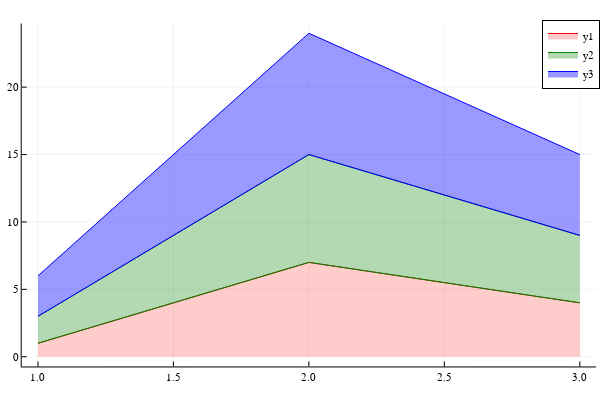

The cell this chart's notebook holds for it:
### Code cell
areaplot(1:3, [1 2 3; 7 8 9; 4 5 6], seriescolor = [:red :green :blue], fillalpha = [0.2 0.3 0.4])

### Figure 1 — Plotly figure (JSON) as saved in the notebook; plotly's stock layout.template omitted (floating-point values rounded to 4 significant figures)
{"data": [{"colorbar": {"len": 0.9525, "title": "", "x": 0.9934, "y": 0.5139}, "fill": "tozeroy", "fillcolor": "rgba(255, 0, 0, 0.200)", "legendgroup": "y1", "line": {"color": "rgba(255, 0, 0, 1.000)", "dash": "solid", "shape": "linear", "width": 1}, "mode": "lines", "name": "y1", "showlegend": true, "type": "scatter", "x": [1, 2, 3], "xaxis": "x", "y": [1, 7, 4], "yaxis": "y"}, {"colorbar": {"len": 0.9525, "title": "", "x": 0.9934, "y": 0.5139}, "legendgroup": "y2", "line": {"color": "rgba(0, 128, 0, 1.000)", "dash": "solid", "shape": "linear", "width": 1}, "mode": "lines", "name": "y2", "showlegend": false, "type": "scatter", "x": [1, 2, 3], "xaxis": "x", "y": [1, 7, 4], "yaxis": "y"}, {"colorbar": {"len": 0.9525, "title": "", "x": 0.9934, "y": 0.5139}, "fill": "tonexty", "fillcolor": "rgba(0, 128, 0, 0.300)", "legendgroup": "y2", "line": {"color": "rgba(0, 128, 0, 1.000)", "dash": "solid", "shape": "linear", "width": 1}, "mode": "lines", "name": "y2", "showlegend": true, "type": "scatter", "x": [1, 2, 3], "xaxis": "x", "y": [3, 15, 9], "yaxis": "y"}, {"colorbar": {"len": 0.9525, "title": "", "x": 0.9934, "y": 0.5139}, "legendgroup": "y3", "line": {"color": "rgba(0, 0, 255, 1.000)", "dash": "solid", "shape": "linear", "width": 1}, "mode": "lines", "name": "y3", "showlegend": false, "type": "scatter", "x": [1, 2, 3], "xaxis": "x", "y": [3, 15, 9], "yaxis": "y"}, {"colorbar": {"len": 0.9525, "title": "", "x": 0.9934, "y": 0.5139}, "fill": "tonexty", "fillcolor": "rgba(0, 0, 255, 0.400)", "legendgroup": "y3", "line": {"color": "rgba(0, 0, 255, 1.000)", "dash": "solid", "shape": "linear", "width": 1}, "mode": "lines", "name": "y3", "showlegend": true, "type": "scatter", "x": [1, 2, 3], "xaxis": "x", "y": [6, 24, 15], "yaxis": "y"}], "layout": {"annotations": [], "height": 400, "legend": {"bgcolor": "rgba(255, 255, 255, 1.000)", "bordercolor": "rgba(0, 0, 0, 1.000)", "borderwidth": 1, "font": {"color": "rgba(0, 0, 0, 1.000)", "family": "sans-serif", "size": 11}, "title": {"font": {"color": "rgba(0, 0, 0, 1.000)", "family": "sans-serif", "size": 15}, "text": ""}, "tracegroupgap": 0, "traceorder": "normal", "x": 1, "xanchor": "auto", "y": 1, "yanchor": "auto"}, "margin": {"b": 20, "l": 0, "r": 0, "t": 20}, "paper_bgcolor": "rgba(255, 255, 255, 1.000)", "plot_bgcolor": "rgba(255, 255, 255, 1.000)", "showlegend": true, "width": 600, "xaxis": {"anchor": "y", "domain": [0.03619, 0.9934], "gridcolor": "rgba(0, 0, 0, 0.100)", "gridwidth": 0.5, "linecolor": "rgba(0, 0, 0, 1.000)", "mirror": false, "range": [0.94, 3.06], "showgrid": true, "showline": true, "showticklabels": true, "tickangle": 0, "tickcolor": "rgb(0, 0, 0)", "tickfont": {"color": "rgba(0, 0, 0, 1.000)", "family": "sans-serif", "size": 11}, "tickmode": "array", "ticks": "inside", "ticktext": ["1.0", "1.5", "2.0", "2.5", "3.0"], "tickvals": [1, 1.5, 2, 2.5, 3], "title": "", "titlefont": {"color": "rgba(0, 0, 0, 1.000)", "family": "sans-serif", "size": 15}, "type": "-", "visible": true, "zeroline": false, "zerolinecolor": "rgba(0, 0, 0, 1.000)"}, "yaxis": {"anchor": "x", "domain": [0.03762, 0.9902], "gridcolor": "rgba(0, 0, 0, 0.100)", "gridwidth": 0.5, "linecolor": "rgba(0, 0, 0, 1.000)", "mirror": false, "range": [-0.72, 24.72], "showgrid": true, "showline": true, "showticklabels": true, "tickangle": 0, "tickcolor": "rgb(0, 0, 0)", "tickfont": {"color": "rgba(0, 0, 0, 1.000)", "family": "sans-serif", "size": 11}, "tickmode": "array", "ticks": "inside", "ticktext": ["0", "5", "10", "15", "20"], "tickvals": [0, 5, 10, 15, 20], "title": "", "titlefont": {"color": "rgba(0, 0, 0, 1.000)", "family": "sans-serif", "size": 15}, "type": "-", "visible": true, "zeroline": false, "zerolinecolor": "rgba(0, 0, 0, 1.000)"}}}
